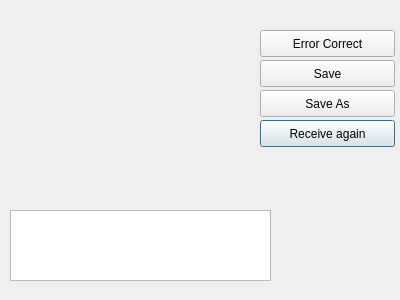
<?xml version="1.0" encoding="UTF-8"?>
<ui version="4.0">
 <class>recv_image</class>
 <widget class="QDialog" name="recv_image">
  <property name="geometry">
   <rect>
    <x>0</x>
    <y>0</y>
    <width>400</width>
    <height>300</height>
   </rect>
  </property>
  <property name="windowTitle">
   <string>Dialog</string>
  </property>
  <widget class="QLabel" name="label">
   <property name="geometry">
    <rect>
     <x>0</x>
     <y>0</y>
     <width>250</width>
     <height>300</height>
    </rect>
   </property>
   <property name="text">
    <string/>
   </property>
  </widget>
  <widget class="QPushButton" name="btn_emptyTemp">
   <property name="geometry">
    <rect>
     <x>260</x>
     <y>120</y>
     <width>135</width>
     <height>27</height>
    </rect>
   </property>
   <property name="text">
    <string>Receive again</string>
   </property>
  </widget>
  <widget class="QPushButton" name="btn_SaveAs">
   <property name="geometry">
    <rect>
     <x>260</x>
     <y>90</y>
     <width>135</width>
     <height>27</height>
    </rect>
   </property>
   <property name="text">
    <string>Save As</string>
   </property>
  </widget>
  <widget class="QPushButton" name="btn_error_correct">
   <property name="geometry">
    <rect>
     <x>260</x>
     <y>30</y>
     <width>135</width>
     <height>27</height>
    </rect>
   </property>
   <property name="text">
    <string>Error Correct</string>
   </property>
  </widget>
  <widget class="QPushButton" name="btn_save">
   <property name="geometry">
    <rect>
     <x>260</x>
     <y>60</y>
     <width>135</width>
     <height>27</height>
    </rect>
   </property>
   <property name="text">
    <string>Save</string>
   </property>
  </widget>
  <widget class="QTextEdit" name="te_recv_status">
   <property name="geometry">
    <rect>
     <x>10</x>
     <y>210</y>
     <width>261</width>
     <height>71</height>
    </rect>
   </property>
  </widget>
 </widget>
 <resources/>
 <connections/>
</ui>
